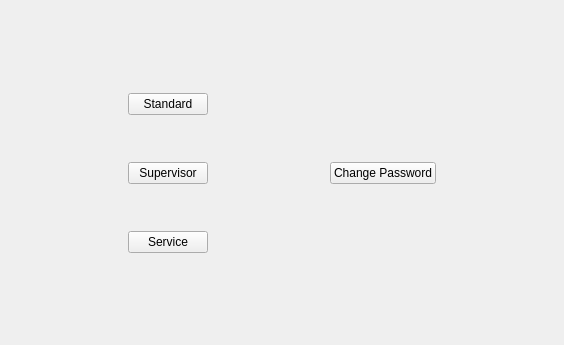
<?xml version="1.0" encoding="UTF-8"?>
<ui version="4.0">
 <class>Users::CUserPrivilegeWidget</class>
 <widget class="QWidget" name="Users::CUserPrivilegeWidget">
  <property name="geometry">
   <rect>
    <x>0</x>
    <y>0</y>
    <width>564</width>
    <height>345</height>
   </rect>
  </property>
  <property name="windowTitle">
   <string>Form</string>
  </property>
  <layout class="QVBoxLayout" name="verticalLayout">
   <item>
    <layout class="QHBoxLayout" name="horizontalLayout">
     <item>
      <layout class="QGridLayout" name="gridLayout">
       <item row="0" column="1">
        <spacer name="verticalSpacer_5">
         <property name="orientation">
          <enum>Qt::Vertical</enum>
         </property>
         <property name="sizeType">
          <enum>QSizePolicy::Expanding</enum>
         </property>
         <property name="sizeHint" stdset="0">
          <size>
           <width>20</width>
           <height>68</height>
          </size>
         </property>
        </spacer>
       </item>
       <item row="1" column="1">
        <widget class="QPushButton" name="btnUser">
         <property name="focusPolicy">
          <enum>Qt::NoFocus</enum>
         </property>
         <property name="text">
          <string>Standard</string>
         </property>
        </widget>
       </item>
       <item row="2" column="1">
        <spacer name="verticalSpacer">
         <property name="orientation">
          <enum>Qt::Vertical</enum>
         </property>
         <property name="sizeType">
          <enum>QSizePolicy::Preferred</enum>
         </property>
         <property name="sizeHint" stdset="0">
          <size>
           <width>20</width>
           <height>40</height>
          </size>
         </property>
        </spacer>
       </item>
       <item row="3" column="0">
        <spacer name="horizontalSpacer">
         <property name="orientation">
          <enum>Qt::Horizontal</enum>
         </property>
         <property name="sizeHint" stdset="0">
          <size>
           <width>38</width>
           <height>24</height>
          </size>
         </property>
        </spacer>
       </item>
       <item row="3" column="1">
        <widget class="QPushButton" name="btnAdministrator">
         <property name="focusPolicy">
          <enum>Qt::NoFocus</enum>
         </property>
         <property name="text">
          <string>Supervisor</string>
         </property>
        </widget>
       </item>
       <item row="3" column="2">
        <spacer name="horizontalSpacer_2">
         <property name="orientation">
          <enum>Qt::Horizontal</enum>
         </property>
         <property name="sizeHint" stdset="0">
          <size>
           <width>58</width>
           <height>24</height>
          </size>
         </property>
        </spacer>
       </item>
       <item row="3" column="3">
        <widget class="QPushButton" name="btnChangePassword">
         <property name="focusPolicy">
          <enum>Qt::NoFocus</enum>
         </property>
         <property name="text">
          <string>Change Password</string>
         </property>
        </widget>
       </item>
       <item row="3" column="4">
        <spacer name="horizontalSpacer_3">
         <property name="orientation">
          <enum>Qt::Horizontal</enum>
         </property>
         <property name="sizeHint" stdset="0">
          <size>
           <width>48</width>
           <height>24</height>
          </size>
         </property>
        </spacer>
       </item>
       <item row="4" column="1">
        <spacer name="verticalSpacer_2">
         <property name="orientation">
          <enum>Qt::Vertical</enum>
         </property>
         <property name="sizeType">
          <enum>QSizePolicy::Preferred</enum>
         </property>
         <property name="sizeHint" stdset="0">
          <size>
           <width>20</width>
           <height>40</height>
          </size>
         </property>
        </spacer>
       </item>
       <item row="5" column="1">
        <widget class="QPushButton" name="btnService">
         <property name="text">
          <string>Service</string>
         </property>
        </widget>
       </item>
       <item row="6" column="1">
        <spacer name="verticalSpacer_3">
         <property name="orientation">
          <enum>Qt::Vertical</enum>
         </property>
         <property name="sizeHint" stdset="0">
          <size>
           <width>20</width>
           <height>28</height>
          </size>
         </property>
        </spacer>
       </item>
      </layout>
     </item>
    </layout>
   </item>
  </layout>
 </widget>
 <resources/>
 <connections/>
</ui>
